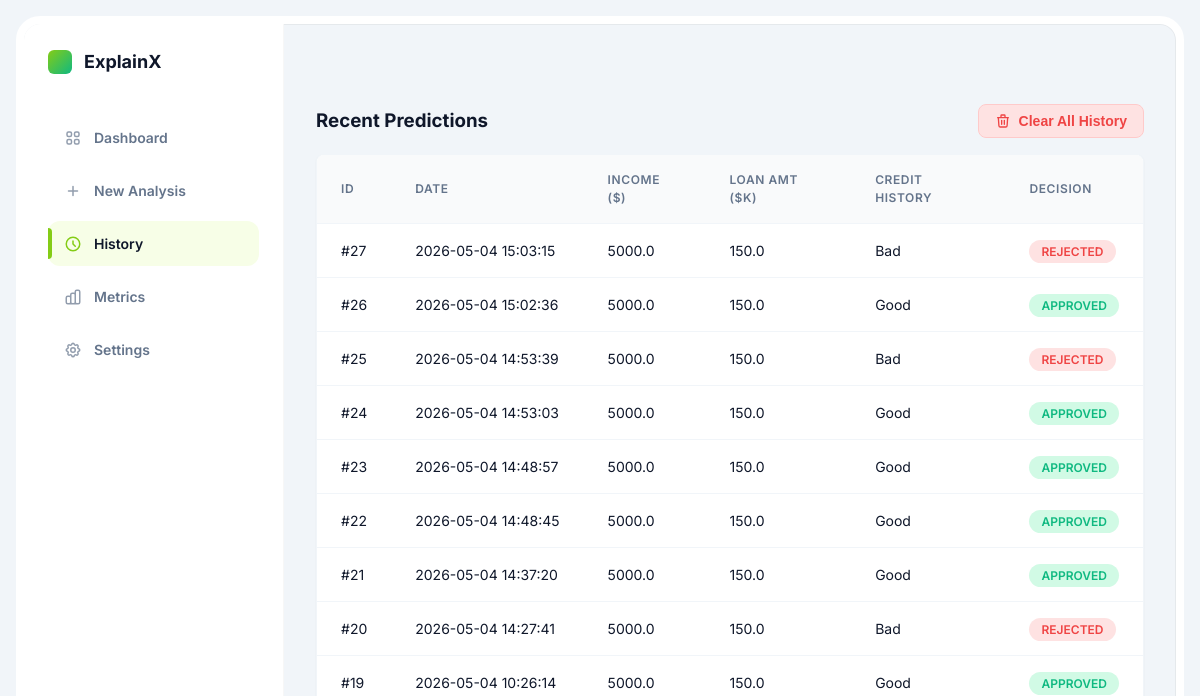
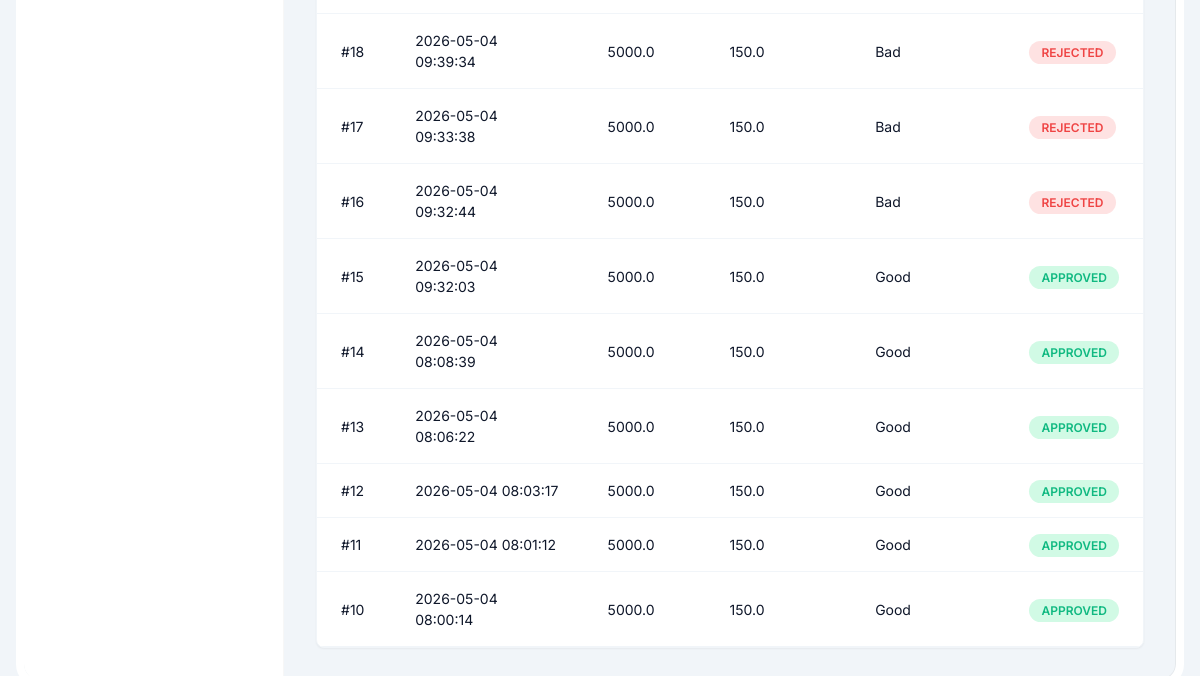
Before: /history with the older database file (2 pictures, top to bottom).
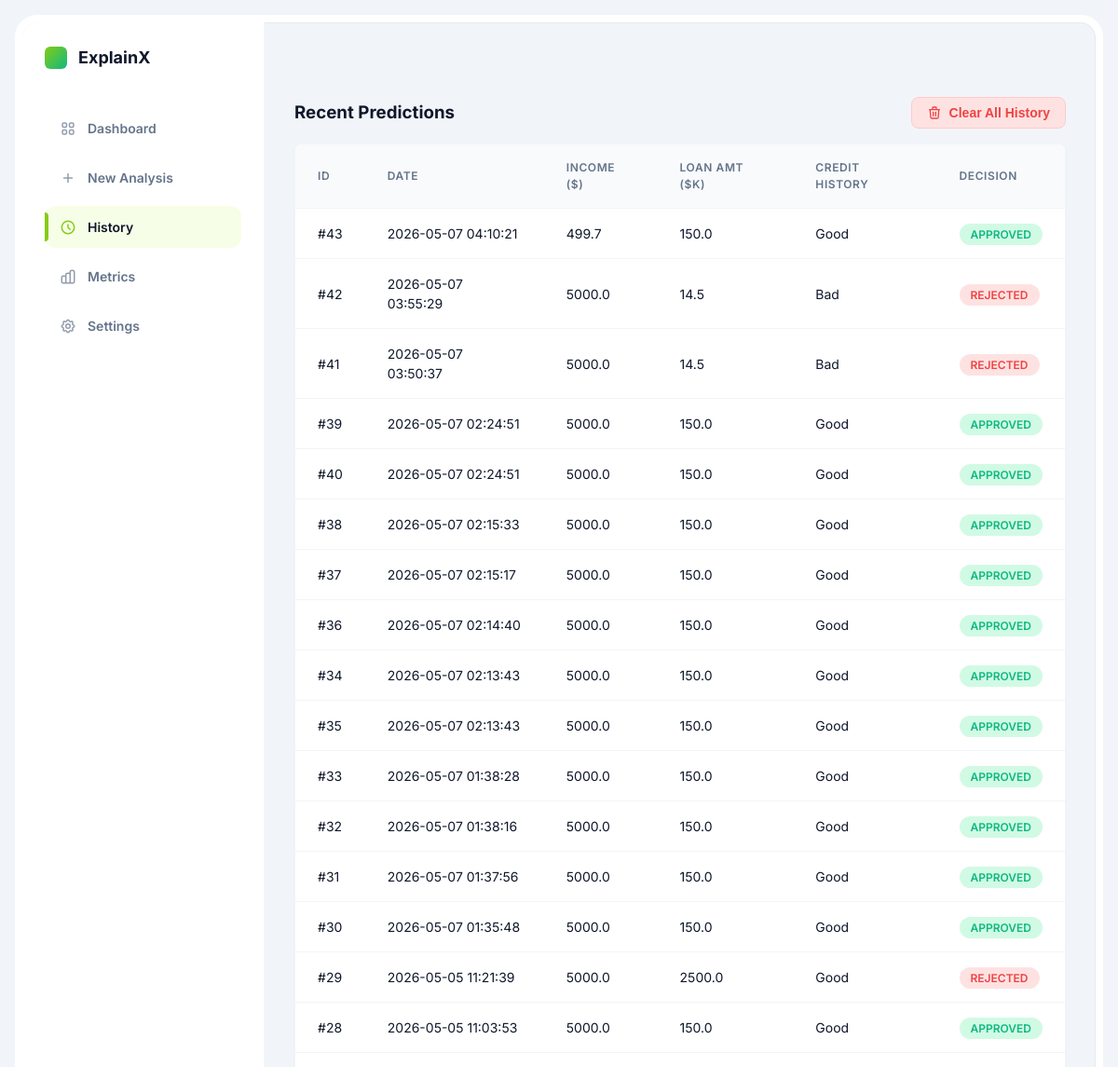
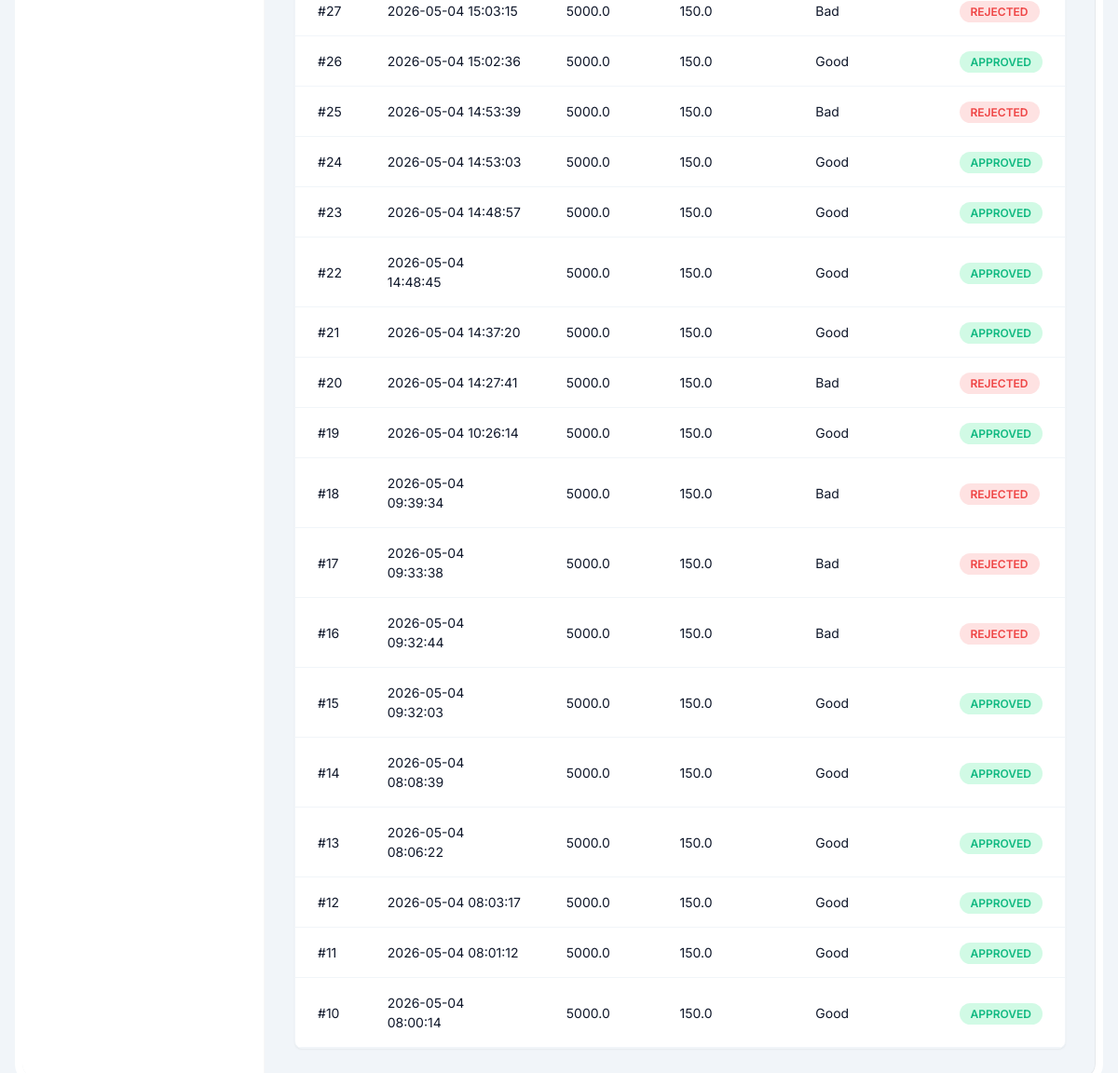
After: the same page with the newer database file (2 pictures, top to bottom).
### tables this page shows
CREATE TABLE predictions (

    id INTEGER PRIMARY KEY AUTOINCREMENT,

    gender INTEGER,
    married INTEGER,
    dependents INTEGER,
    education INTEGER,
    self_employed INTEGER,

    applicant_income REAL,
    coapplicant_income REAL,

    loan_amount REAL,
    loan_term REAL,

    credit_history REAL,

    property_area INTEGER,

    prediction TEXT,

    created_at TIMESTAMP DEFAULT CURRENT_TIMESTAMP
);

### app.py (the view)
@app.route("/history")
def history():
    try:
        conn = sqlite3.connect("explainx.db")
        conn.row_factory = sqlite3.Row
        cursor = conn.cursor()
        cursor.execute("SELECT * FROM predictions ORDER BY created_at DESC")
        predictions = cursor.fetchall()
        conn.close()
    except Exception as e:
        print("Database error:", e)
        predictions = []
    return render_template("history.html", predictions=predictions)

### templates/history.html (shortened to what this page needs)
{% extends "base.html" %}
{% block nav_history %}active{% endblock %}
{% block content %}
<div style="display: flex; justify-content: space-between; align-items: center; margin-bottom: 1rem;">
    <h3 style="color: var(--text-main); font-weight: 700;">Recent Predictions</h3>
    {% if predictions %}
    <form action="/clear_history" method="POST" onsubmit="return confirm('Are you sure you want to delete all history? This action cannot be undone.');">
        <button type="submit" style="background-color: #fee2e2; color: #ef4444; border: 1px solid #fecaca; padding: 0.5rem 1rem; border-radius: 8px; font-size: 0.875rem; font-weight: 600; cursor: pointer; display: flex; align-items: center; gap: 0.5rem;">
            <svg width="16" height="16" fill="none" stroke="currentColor" viewBox="0 0 24 24"><path stroke-linecap="round" stroke-linejoin="round" stroke-width="2" d="M19 7l-.867 12.142A2 2 0 0116.138 21H7.862a2 2 0 01-1.995-1.858L5 7m5 4v6m4-6v6m1-10V4a1 1 0 00-1-1h-4a1 1 0 00-1 1v3M4 7h16"></path></svg>
            Clear All History
        </button>
    </form>
    {% endif %}
</div>
<div class="table-container">
    {% if predictions %}
    <table class="history-table">
        <thead>
            <tr>
                <th>ID</th>
                <th>Date</th>
                <th>Income ($)</th>
                <th>Loan Amt ($k)</th>
                <th>Credit History</th>
                <th>Decision</th>
            </tr>
        </thead>
        <tbody>
            {% for row in predictions %}
            <tr>
                <td>#{{ row.id }}</td>
                <td>{{ row.created_at }}</td>
                <td>{{ row.applicant_income }}</td>
                <td>{{ row.loan_amount }}</td>
                <td>{{ "Good" if row.credit_history == 1.0 else "Bad" }}</td>
                <td>
                    <span class="status-badge {{ row.prediction | lower }}">{{ row.prediction }}</span>
                </td>
            </tr>
            {% endfor %}
        </tbody>
    </table>
    {% endif %}
</div>
{% endblock %}

Changed rows visible on the page:
added predictions: id "43", created_at "2026-05-07 04:10:21", applicant_income "499.7", loan_amount "150.0", credit_history "Good", prediction "APPROVED"
added predictions: id "42", created_at "2026-05-07 03:55:29", applicant_income "5000.0", loan_amount "14.5", credit_history "Bad", prediction "REJECTED"
added predictions: id "41", created_at "2026-05-07 03:50:37", applicant_income "5000.0", loan_amount "14.5", credit_history "Bad", prediction "REJECTED"
added predictions: id "39", created_at "2026-05-07 02:24:51", applicant_income "5000.0", loan_amount "150.0", credit_history "Good", prediction "APPROVED"
added predictions: id "40", created_at "2026-05-07 02:24:51", applicant_income "5000.0", loan_amount "150.0", credit_history "Good", prediction "APPROVED"
added predictions: id "38", created_at "2026-05-07 02:15:33", applicant_income "5000.0", loan_amount "150.0", credit_history "Good", prediction "APPROVED"
added predictions: id "37", created_at "2026-05-07 02:15:17", applicant_income "5000.0", loan_amount "150.0", credit_history "Good", prediction "APPROVED"
added predictions: id "36", created_at "2026-05-07 02:14:40", applicant_income "5000.0", loan_amount "150.0", credit_history "Good", prediction "APPROVED"
added predictions: id "34", created_at "2026-05-07 02:13:43", applicant_income "5000.0", loan_amount "150.0", credit_history "Good", prediction "APPROVED"
added predictions: id "35", created_at "2026-05-07 02:13:43", applicant_income "5000.0", loan_amount "150.0", credit_history "Good", prediction "APPROVED"
added predictions: id "33", created_at "2026-05-07 01:38:28", applicant_income "5000.0", loan_amount "150.0", credit_history "Good", prediction "APPROVED"
added predictions: id "32", created_at "2026-05-07 01:38:16", applicant_income "5000.0", loan_amount "150.0", credit_history "Good", prediction "APPROVED"
added predictions: id "31", created_at "2026-05-07 01:37:56", applicant_income "5000.0", loan_amount "150.0", credit_history "Good", prediction "APPROVED"
added predictions: id "30", created_at "2026-05-07 01:35:48", applicant_income "5000.0", loan_amount "150.0", credit_history "Good", prediction "APPROVED"
added predictions: id "29", created_at "2026-05-05 11:21:39", applicant_income "5000.0", loan_amount "2500.0", credit_history "Good", prediction "REJECTED"
added predictions: id "28", created_at "2026-05-05 11:03:53", applicant_income "5000.0", loan_amount "150.0", credit_history "Good", prediction "APPROVED"
